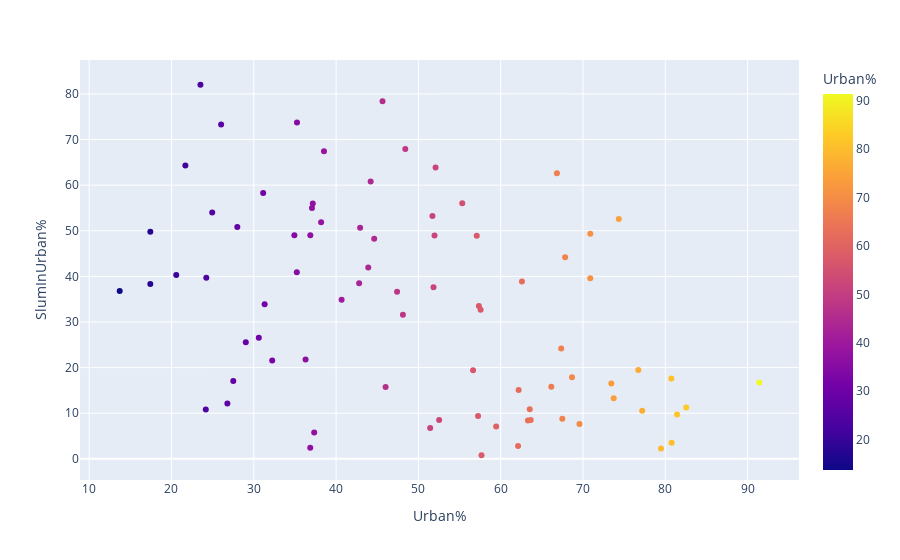

Notebook code for this chart:
### Markdown cell above
# Classify Countries Urbanization

We will analyze the levels of urbanization in every country in the world in 2020. We will use k-means algorithm to cluster the data, and plotly.express to graph it

### Code cell
import pandas as pd
import numpy as np
from sklearn.cluster import KMeans
import plotly.express as px 

fig = px.scatter(urban5, x='Urban%', y='SlumInUrban%', color='Urban%', 
hover_data=['Country','Urban%','SlumInUrban%'])
fig.show()

### Figure 1 — Plotly figure (JSON) as saved in the notebook; plotly's stock layout.template omitted (floating-point values rounded to 4 significant figures)
{"data": [{"customdata": [["Afghanistan"], ["Albania"], ["Algeria"], ["Angola"], ["Armenia"], ["Bangladesh"], ["Belarus"], ["Belize"], ["Benin"], ["Botswana"], ["Burkina Faso"], ["Burundi"], ["Cambodia"], ["Cameroon"], ["Chad"], ["Colombia"], ["Congo"], ["Costa Rica"], ["Cote d'Ivoire"], ["Cuba"], ["Democratic Republic of Congo"], ["Dominican Republic"], ["East Timor"], ["El Salvador"], ["Eswatini"], ["Ethiopia"], ["Fiji"], ["Gambia"], ["Georgia"], ["Ghana"], ["Guatemala"], ["Guinea"], ["Guinea-Bissau"], ["Guyana"], ["Haiti"], ["India"], ["Indonesia"], ["Iraq"], ["Ireland"], ["Jordan"], ["Kazakhstan"], ["Kenya"], ["Kyrgyzstan"], ["Laos"], ["Lesotho"], ["Liberia"], ["Madagascar"], ["Malawi"], ["Maldives"], ["Mali"], ["Mauritania"], ["Mexico"], ["Mongolia"], ["Montenegro"], ["Morocco"], ["Mozambique"], ["Myanmar"], ["Nepal"], ["Nigeria"], ["Pakistan"], ["Paraguay"], ["Philippines"], ["Rwanda"], ["Sao Tome and Principe"], ["Senegal"], ["Sierra Leone"], ["South Africa"], ["Sudan"], ["Suriname"], ["Tajikistan"], ["Tanzania"], ["Thailand"], ["Togo"], ["Tunisia"], ["Turkmenistan"], ["Uganda"], ["Vietnam"], ["West Bank and Gaza"], ["Zambia"], ["Zimbabwe"]], "hovertemplate": "Urban%=%{marker.color}<br>SlumInUrban%=%{y}<br>Country=%{customdata[0]}<extra></extra>", "legendgroup": "", "marker": {"color": [26.03, 62.11, 73.73, 66.83, 63.31, 38.18, 79.48, 46.02, 48.41, 70.88, 30.61, 13.71, 24.23, 57.56, 23.52, 81.43, 67.83, 80.77, 51.71, 77.19, 45.64, 82.54, 31.32, 73.44, 24.17, 21.69, 57.25, 62.58, 59.45, 57.35, 51.84, 36.87, 44.2, 26.79, 57.09, 34.93, 56.64, 70.89, 63.65, 91.42, 57.67, 28, 36.86, 36.29, 29.03, 52.09, 38.53, 17.43, 40.67, 43.91, 55.33, 80.73, 68.66, 67.49, 63.53, 37.07, 31.14, 20.58, 51.96, 37.17, 62.18, 47.41, 17.43, 74.35, 48.12, 42.92, 67.35, 35.25, 66.15, 27.51, 35.23, 51.43, 42.8, 69.57, 52.52, 24.95, 37.34, 76.72, 44.63, 32.24], "coloraxis": "coloraxis", "symbol": "circle"}, "mode": "markers", "name": "", "orientation": "v", "showlegend": false, "type": "scatter", "x": [26.03, 62.11, 73.73, 66.83, 63.31, 38.18, 79.48, 46.02, 48.41, 70.88, 30.61, 13.71, 24.23, 57.56, 23.52, 81.43, 67.83, 80.77, 51.71, 77.19, 45.64, 82.54, 31.32, 73.44, 24.17, 21.69, 57.25, 62.58, 59.45, 57.35, 51.84, 36.87, 44.2, 26.79, 57.09, 34.93, 56.64, 70.89, 63.65, 91.42, 57.67, 28, 36.86, 36.29, 29.03, 52.09, 38.53, 17.43, 40.67, 43.91, 55.33, 80.73, 68.66, 67.49, 63.53, 37.07, 31.14, 20.58, 51.96, 37.17, 62.18, 47.41, 17.43, 74.35, 48.12, 42.92, 67.35, 35.25, 66.15, 27.51, 35.23, 51.43, 42.8, 69.57, 52.52, 24.95, 37.34, 76.72, 44.63, 32.24], "xaxis": "x", "y": [73.3, 2.8, 13.27, 62.6, 8.39, 51.87, 2.28, 15.73, 67.93, 39.6, 26.55, 36.8, 39.7, 32.67, 82, 9.7, 44.18, 3.55, 53.21, 10.54, 78.36, 11.25, 33.9, 16.5, 10.81, 64.31, 9.4, 38.89, 7.08, 33.49, 37.6, 49.01, 60.81, 12.14, 48.9, 49.01, 19.41, 49.34, 8.5, 16.72, 0.79, 50.81, 2.44, 21.8, 25.55, 63.88, 67.42, 49.78, 34.85, 41.93, 56, 17.6, 17.88, 8.8, 10.85, 54.96, 58.28, 40.28, 48.98, 55.97, 15.1, 36.62, 38.35, 52.6, 31.6, 50.65, 24.2, 73.7, 15.8, 17.06, 40.88, 6.79, 38.5, 7.64, 8.51, 54.01, 5.77, 19.5, 48.26, 21.57], "yaxis": "y"}], "layout": {"coloraxis": {"colorbar": {"title": {"text": "Urban%"}}, "colorscale": [[0, "#0d0887"], [0.1111, "#46039f"], [0.2222, "#7201a8"], [0.3333, "#9c179e"], [0.4444, "#bd3786"], [0.5556, "#d8576b"], [0.6667, "#ed7953"], [0.7778, "#fb9f3a"], [0.8889, "#fdca26"], [1, "#f0f921"]]}, "legend": {"tracegroupgap": 0}, "margin": {"t": 60}, "xaxis": {"anchor": "y", "domain": [0, 1], "title": {"text": "Urban%"}}, "yaxis": {"anchor": "x", "domain": [0, 1], "title": {"text": "SlumInUrban%"}}}}
